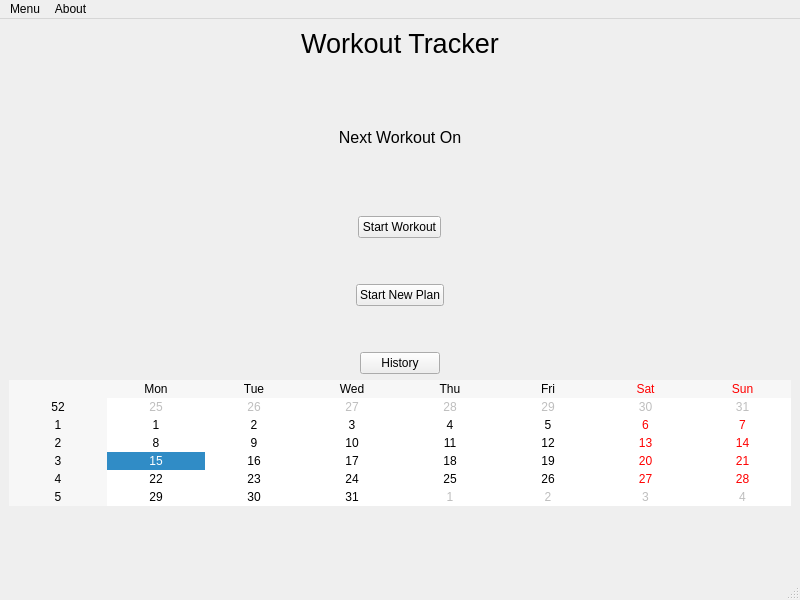
<?xml version="1.0" encoding="UTF-8"?>
<ui version="4.0">
 <class>wtUI</class>
 <widget class="QMainWindow" name="wtUI">
  <property name="windowModality">
   <enum>Qt::NonModal</enum>
  </property>
  <property name="geometry">
   <rect>
    <x>0</x>
    <y>0</y>
    <width>800</width>
    <height>600</height>
   </rect>
  </property>
  <property name="windowTitle">
   <string>wtUI</string>
  </property>
  <widget class="QWidget" name="centralwidget">
   <layout class="QVBoxLayout" name="verticalLayout">
    <item>
     <widget class="QLabel" name="title">
      <property name="font">
       <font>
        <pointsize>20</pointsize>
       </font>
      </property>
      <property name="text">
       <string>Workout Tracker</string>
      </property>
      <property name="alignment">
       <set>Qt::AlignCenter</set>
      </property>
     </widget>
    </item>
    <item>
     <spacer name="verticalSpacer_5">
      <property name="orientation">
       <enum>Qt::Vertical</enum>
      </property>
      <property name="sizeHint" stdset="0">
       <size>
        <width>20</width>
        <height>40</height>
       </size>
      </property>
     </spacer>
    </item>
    <item>
     <widget class="QLabel" name="nextWorkout">
      <property name="font">
       <font>
        <pointsize>12</pointsize>
       </font>
      </property>
      <property name="text">
       <string>Next Workout On</string>
      </property>
      <property name="alignment">
       <set>Qt::AlignCenter</set>
      </property>
     </widget>
    </item>
    <item>
     <spacer name="verticalSpacer_4">
      <property name="orientation">
       <enum>Qt::Vertical</enum>
      </property>
      <property name="sizeHint" stdset="0">
       <size>
        <width>20</width>
        <height>40</height>
       </size>
      </property>
     </spacer>
    </item>
    <item alignment="Qt::AlignHCenter">
     <widget class="QPushButton" name="startWorkout">
      <property name="sizePolicy">
       <sizepolicy hsizetype="MinimumExpanding" vsizetype="Minimum">
        <horstretch>0</horstretch>
        <verstretch>0</verstretch>
       </sizepolicy>
      </property>
      <property name="text">
       <string>Start Workout</string>
      </property>
     </widget>
    </item>
    <item>
     <spacer name="verticalSpacer_3">
      <property name="orientation">
       <enum>Qt::Vertical</enum>
      </property>
      <property name="sizeType">
       <enum>QSizePolicy::Preferred</enum>
      </property>
      <property name="sizeHint" stdset="0">
       <size>
        <width>20</width>
        <height>40</height>
       </size>
      </property>
     </spacer>
    </item>
    <item alignment="Qt::AlignHCenter">
     <widget class="QPushButton" name="newPlan">
      <property name="sizePolicy">
       <sizepolicy hsizetype="MinimumExpanding" vsizetype="Minimum">
        <horstretch>0</horstretch>
        <verstretch>0</verstretch>
       </sizepolicy>
      </property>
      <property name="text">
       <string>Start New Plan</string>
      </property>
     </widget>
    </item>
    <item>
     <spacer name="verticalSpacer_2">
      <property name="orientation">
       <enum>Qt::Vertical</enum>
      </property>
      <property name="sizeType">
       <enum>QSizePolicy::Preferred</enum>
      </property>
      <property name="sizeHint" stdset="0">
       <size>
        <width>20</width>
        <height>40</height>
       </size>
      </property>
     </spacer>
    </item>
    <item alignment="Qt::AlignHCenter">
     <widget class="QPushButton" name="history">
      <property name="sizePolicy">
       <sizepolicy hsizetype="MinimumExpanding" vsizetype="Minimum">
        <horstretch>0</horstretch>
        <verstretch>0</verstretch>
       </sizepolicy>
      </property>
      <property name="text">
       <string>History</string>
      </property>
     </widget>
    </item>
    <item>
     <widget class="QCalendarWidget" name="calendarWidget">
      <property name="navigationBarVisible">
       <bool>false</bool>
      </property>
      <property name="dateEditEnabled">
       <bool>true</bool>
      </property>
     </widget>
    </item>
    <item>
     <spacer name="verticalSpacer">
      <property name="orientation">
       <enum>Qt::Vertical</enum>
      </property>
      <property name="sizeHint" stdset="0">
       <size>
        <width>20</width>
        <height>40</height>
       </size>
      </property>
     </spacer>
    </item>
   </layout>
  </widget>
  <widget class="QMenuBar" name="menubar">
   <property name="geometry">
    <rect>
     <x>0</x>
     <y>0</y>
     <width>800</width>
     <height>21</height>
    </rect>
   </property>
   <widget class="QMenu" name="menuMenu">
    <property name="title">
     <string>Menu</string>
    </property>
    <widget class="QMenu" name="menuEdit_Workouts">
     <property name="title">
      <string>Edit Workouts</string>
     </property>
    </widget>
    <addaction name="actionExercises"/>
    <addaction name="menuEdit_Workouts"/>
    <addaction name="actionClear_Plan"/>
    <addaction name="actionClear_History"/>
   </widget>
   <widget class="QMenu" name="menuAbout">
    <property name="title">
     <string>About</string>
    </property>
   </widget>
   <addaction name="menuMenu"/>
   <addaction name="menuAbout"/>
  </widget>
  <widget class="QStatusBar" name="statusbar"/>
  <action name="actionExercises">
   <property name="text">
    <string>Edit Exercises</string>
   </property>
  </action>
  <action name="actionClear_Plan">
   <property name="text">
    <string>Clear Plan</string>
   </property>
  </action>
  <action name="actionClear_History">
   <property name="text">
    <string>Clear History</string>
   </property>
  </action>
 </widget>
 <resources/>
 <connections/>
</ui>
